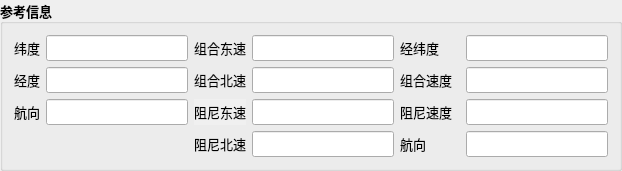
         <widget class="QGroupBox" name="groupBox_12">
          <property name="font">
           <font>
            <family>微软雅黑</family>
            <pointsize>10</pointsize>
            <weight>75</weight>
            <bold>true</bold>
           </font>
          </property>
          <property name="title">
           <string>参考信息</string>
          </property>
          <layout class="QGridLayout" name="gridLayout_57">
           <item row="0" column="2">
            <widget class="QLabel" name="label_51">
             <property name="maximumSize">
              <size>
               <width>74</width>
               <height>16777215</height>
              </size>
             </property>
             <property name="font">
              <font>
               <family>微软雅黑</family>
               <pointsize>10</pointsize>
               <weight>50</weight>
               <bold>false</bold>
              </font>
             </property>
             <property name="text">
              <string>组合东速</string>
             </property>
            </widget>
           </item>
           <item row="2" column="2">
            <widget class="QLabel" name="label_52">
             <property name="maximumSize">
              <size>
               <width>74</width>
               <height>16777215</height>
              </size>
             </property>
             <property name="font">
              <font>
               <family>微软雅黑</family>
               <pointsize>10</pointsize>
               <weight>50</weight>
               <bold>false</bold>
              </font>
             </property>
             <property name="styleSheet">
              <string notr="true">background-color: rgb(240, 240, 240);</string>
             </property>
             <property name="text">
              <string>阻尼东速</string>
             </property>
            </widget>
           </item>
           <item row="1" column="4">
            <widget class="QLabel" name="label_85">
             <property name="maximumSize">
              <size>
               <width>65</width>
               <height>16777215</height>
              </size>
             </property>
             <property name="font">
              <font>
               <family>微软雅黑</family>
               <pointsize>10</pointsize>
               <weight>50</weight>
               <bold>false</bold>
              </font>
             </property>
             <property name="text">
              <string>组合速度</string>
             </property>
             <property name="alignment">
              <set>Qt::AlignLeading|Qt::AlignLeft|Qt::AlignVCenter</set>
             </property>
            </widget>
           </item>
           <item row="3" column="4">
            <widget class="QLabel" name="label_84">
             <property name="minimumSize">
              <size>
               <width>60</width>
               <height>0</height>
              </size>
             </property>
             <property name="maximumSize">
              <size>
               <width>65</width>
               <height>16777215</height>
              </size>
             </property>
             <property name="font">
              <font>
               <family>微软雅黑</family>
               <pointsize>10</pointsize>
               <weight>50</weight>
               <bold>false</bold>
              </font>
             </property>
             <property name="text">
              <string>航向    </string>
             </property>
             <property name="alignment">
              <set>Qt::AlignLeading|Qt::AlignLeft|Qt::AlignVCenter</set>
             </property>
            </widget>
           </item>
           <item row="0" column="1">
            <widget class="QLineEdit" name="lineEdit_24">
             <property name="font">
              <font>
               <family>微软雅黑</family>
               <pointsize>10</pointsize>
               <weight>75</weight>
               <bold>true</bold>
              </font>
             </property>
             <property name="readOnly">
              <bool>true</bool>
             </property>
            </widget>
           </item>
           <item row="2" column="0">
            <widget class="QLabel" name="label_48">
             <property name="maximumSize">
              <size>
               <width>59</width>
               <height>16777215</height>
              </size>
             </property>
             <property name="font">
              <font>
               <family>微软雅黑</family>
               <pointsize>10</pointsize>
               <weight>50</weight>
               <bold>false</bold>
              </font>
             </property>
             <property name="text">
              <string>航向</string>
             </property>
            </widget>
           </item>
           <item row="2" column="4">
            <widget class="QLabel" name="label_86">
             <property name="maximumSize">
              <size>
               <width>65</width>
               <height>16777215</height>
              </size>
             </property>
             <property name="font">
              <font>
               <family>微软雅黑</family>
               <pointsize>10</pointsize>
               <weight>50</weight>
               <bold>false</bold>
              </font>
             </property>
             <property name="layoutDirection">
              <enum>Qt::RightToLeft</enum>
             </property>
             <property name="text">
              <string>阻尼速度</string>
             </property>
             <property name="alignment">
              <set>Qt::AlignLeading|Qt::AlignLeft|Qt::AlignVCenter</set>
             </property>
            </widget>
           </item>
           <item row="1" column="2">
            <widget class="QLabel" name="label_50">
             <property name="maximumSize">
              <size>
               <width>74</width>
               <height>16777215</height>
              </size>
             </property>
             <property name="font">
              <font>
               <family>微软雅黑</family>
               <pointsize>10</pointsize>
               <weight>50</weight>
               <bold>false</bold>
              </font>
             </property>
             <property name="text">
              <string>组合北速</string>
             </property>
            </widget>
           </item>
           <item row="1" column="1">
            <widget class="QLineEdit" name="lineEdit_25">
             <property name="font">
              <font>
               <family>微软雅黑</family>
               <pointsize>10</pointsize>
               <weight>75</weight>
               <bold>true</bold>
              </font>
             </property>
             <property name="readOnly">
              <bool>true</bool>
             </property>
            </widget>
           </item>
           <item row="2" column="1">
            <widget class="QLineEdit" name="lineEdit_26">
             <property name="font">
              <font>
               <family>微软雅黑</family>
               <pointsize>10</pointsize>
               <weight>75</weight>
               <bold>true</bold>
              </font>
             </property>
             <property name="readOnly">
              <bool>true</bool>
             </property>
            </widget>
           </item>
           <item row="3" column="2">
            <widget class="QLabel" name="label_49">
             <property name="maximumSize">
              <size>
               <width>74</width>
               <height>16777215</height>
              </size>
             </property>
             <property name="font">
              <font>
               <family>微软雅黑</family>
               <pointsize>10</pointsize>
               <weight>50</weight>
               <bold>false</bold>
              </font>
             </property>
             <property name="text">
              <string>阻尼北速</string>
             </property>
            </widget>
           </item>
           <item row="1" column="0">
            <widget class="QLabel" name="label_47">
             <property name="maximumSize">
              <size>
               <width>59</width>
               <height>16777215</height>
              </size>
             </property>
             <property name="font">
              <font>
               <family>微软雅黑</family>
               <pointsize>10</pointsize>
               <weight>50</weight>
               <bold>false</bold>
              </font>
             </property>
             <property name="text">
              <string>经度</string>
             </property>
            </widget>
           </item>
           <item row="0" column="0">
            <widget class="QLabel" name="label_46">
             <property name="maximumSize">
              <size>
               <width>59</width>
               <height>16777215</height>
              </size>
             </property>
             <property name="font">
              <font>
               <family>微软雅黑</family>
               <pointsize>10</pointsize>
               <weight>50</weight>
               <bold>false</bold>
              </font>
             </property>
             <property name="text">
              <string>纬度</string>
             </property>
            </widget>
           </item>
           <item row="0" column="4">
            <widget class="QLabel" name="label_87">
             <property name="maximumSize">
              <size>
               <width>65</width>
               <height>16777215</height>
              </size>
             </property>
             <property name="font">
              <font>
               <family>微软雅黑</family>
               <pointsize>10</pointsize>
               <weight>50</weight>
               <bold>false</bold>
              </font>
             </property>
             <property name="text">
              <string>经纬度    </string>
             </property>
             <property name="alignment">
              <set>Qt::AlignLeading|Qt::AlignLeft|Qt::AlignVCenter</set>
             </property>
            </widget>
           </item>
           <item row="0" column="3">
            <widget class="QLineEdit" name="lineEdit_27">
             <property name="font">
              <font>
               <family>微软雅黑</family>
               <pointsize>10</pointsize>
               <weight>75</weight>
               <bold>true</bold>
              </font>
             </property>
             <property name="readOnly">
              <bool>true</bool>
             </property>
            </widget>
           </item>
           <item row="1" column="3">
            <widget class="QLineEdit" name="lineEdit_28">
             <property name="font">
              <font>
               <family>微软雅黑</family>
               <pointsize>10</pointsize>
               <weight>75</weight>
               <bold>true</bold>
              </font>
             </property>
             <property name="readOnly">
              <bool>true</bool>
             </property>
            </widget>
           </item>
           <item row="2" column="3">
            <widget class="QLineEdit" name="lineEdit_29">
             <property name="font">
              <font>
               <family>微软雅黑</family>
               <pointsize>10</pointsize>
               <weight>75</weight>
               <bold>true</bold>
              </font>
             </property>
             <property name="readOnly">
              <bool>true</bool>
             </property>
            </widget>
           </item>
           <item row="3" column="3">
            <widget class="QLineEdit" name="lineEdit_30">
             <property name="font">
              <font>
               <family>微软雅黑</family>
               <pointsize>10</pointsize>
               <weight>75</weight>
               <bold>true</bold>
              </font>
             </property>
             <property name="readOnly">
              <bool>true</bool>
             </property>
            </widget>
           </item>
           <item row="0" column="5">
            <widget class="QLineEdit" name="lineEdit_31">
             <property name="font">
              <font>
               <family>微软雅黑</family>
               <pointsize>10</pointsize>
               <weight>75</weight>
               <bold>true</bold>
              </font>
             </property>
             <property name="readOnly">
              <bool>true</bool>
             </property>
            </widget>
           </item>
           <item row="1" column="5">
            <widget class="QLineEdit" name="lineEdit_32">
             <property name="font">
              <font>
               <family>微软雅黑</family>
               <pointsize>10</pointsize>
               <weight>75</weight>
               <bold>true</bold>
              </font>
             </property>
             <property name="readOnly">
              <bool>true</bool>
             </property>
            </widget>
           </item>
           <item row="2" column="5">
            <widget class="QLineEdit" name="lineEdit_33">
             <property name="font">
              <font>
               <family>微软雅黑</family>
               <pointsize>10</pointsize>
               <weight>75</weight>
               <bold>true</bold>
              </font>
             </property>
             <property name="readOnly">
              <bool>true</bool>
             </property>
            </widget>
           </item>
           <item row="3" column="5">
            <widget class="QLineEdit" name="lineEdit_34">
             <property name="font">
              <font>
               <family>微软雅黑</family>
               <pointsize>10</pointsize>
               <weight>75</weight>
               <bold>true</bold>
              </font>
             </property>
             <property name="readOnly">
              <bool>true</bool>
             </property>
            </widget>
           </item>
          </layout>
         </widget>
